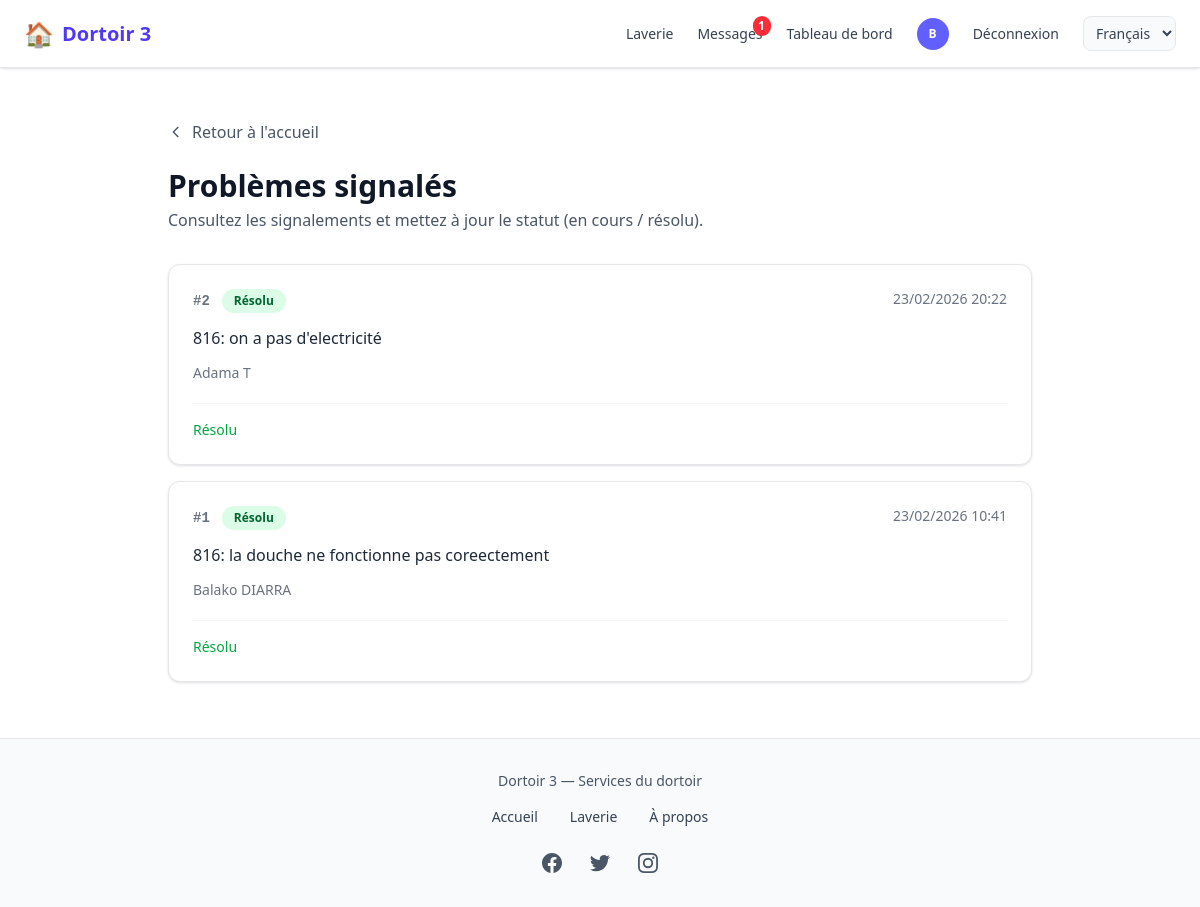
Screenshot of /signalements/agent/ (signed in) with the database file from the repository.
### comptes/models.py (models this page shows, shortened)
class CustomUser(AbstractUser):
    USER_TYPES = (
        ('ADMIN', 'Administrateur'),
        ('client', 'Client'),
        ('vendeur', 'Vendeur'),
        ('coursier', 'Coursier'),
    )
    user_type = models.CharField(max_length=22, choices=USER_TYPES, default="client")
    email = models.EmailField('Adresse email', unique=True,max_length=50)
    telephone = models.CharField(max_length=20, unique=True, blank=True)
    photo = models.ImageField(upload_to=user_photo_upload_to, null=True, blank=True)
    is_premium = models.BooleanField(default=False)
    GENRE = (('masculin', 'Masculin'), ('feminin', 'Féminin'))
    genre = models.CharField(max_length=22, choices=GENRE, null=True, blank=True)
    date_inscription = models.DateField(auto_now_add=True)
    latitude = models.DecimalField(max_digits=9, decimal_places=6, blank=True, null=True)
    longitude = models.DecimalField(max_digits=9, decimal_places=6, blank=True, null=True)
    last_activity = models.DateTimeField(null=True, blank=True, verbose_name="Dernière activité")
    REQUIRED_FIELDS = ['email', 'user_type']

### signalements/models.py (models this page shows, shortened)
class Signalement(models.Model):
    STATUT_CHOICES = [
        ('nouveau', 'Nouveau'),
        ('en_cours', 'En cours'),
        ('resolu', 'Résolu'),
    ]
    utilisateur = models.ForeignKey(
        settings.AUTH_USER_MODEL,
        on_delete=models.CASCADE,
        related_name='signalements',
    )
    description = models.TextField(help_text="Explication du problème")
    statut = models.CharField(max_length=20, choices=STATUT_CHOICES, default='nouveau')
    date_creation = models.DateTimeField(auto_now_add=True)
    class Meta:
        ordering = ['-date_creation']
        verbose_name = 'Signalement'
        verbose_name_plural = 'Signalements'

### signalements/views.py (the view)
# urls.py: path('agent/', views.agent_liste, name='agent_liste'),
@login_required
def agent_liste(request):
    if not is_agent(request.user):
        messages.error(request, 'Accès réservé aux agents.')
        return redirect('signalements:signaler')
    signalements = Signalement.objects.all().order_by('-date_creation')
    return render(request, 'signalements/agent/liste.html', {'signalements': signalements})

### comptes/context_processors.py (called while the page is built)
def notifications_context(request):
    context = {
        'pending_orders_count': 0,
        'packaged_orders_count': 0,
        'unread_messages_count': 0,
    }
    if request.user.is_authenticated:
        from chat.models import Message, Conversation
        conversations = Conversation.objects.filter(
            Q(participant1=request.user) | Q(participant2=request.user)
        )
        context['unread_messages_count'] = Message.objects.filter(
            Q(conversation__in=conversations) & ~Q(sender=request.user),
            lu=False
        ).count()
    return context

### laverie/models.py (called while the page is built)
    @classmethod
    def marquer_tickets_termines(cls):
        from django.utils import timezone
        now = timezone.now()
        return cls.objects.filter(
            statut__in=('reserve', 'en_cours'),
            fin__lt=now,
        ).update(statut='termine')

    @classmethod
    def marquer_tickets_en_cours(cls):
        from django.utils import timezone
        now = timezone.now()
        return cls.objects.filter(
            statut='reserve',
            debut__lte=now,
            fin__gte=now,
        ).update(statut='en_cours')

### signalements/views.py (called while the page is built)
def is_agent(user):
    return user.is_authenticated and getattr(user, 'user_type', None) == 'ADMIN'

### templates/signalements/agent/liste.html (shortened to what this page needs)
{% extends 'home.html' %}
{% load static %}
{% block contenu %}
<div class="max-w-4xl mx-auto py-6 px-3 sm:px-4">
    <a href="{% url 'home' %}" class="inline-flex items-center gap-2 text-gray-600 hover:text-gray-900 font-medium mb-6 transition">
        <svg class="w-4 h-4" fill="none" stroke="currentColor" viewBox="0 0 24 24"><path stroke-linecap="round" stroke-linejoin="round" stroke-width="2" d="M15 19l-7-7 7-7"/></svg>
        Retour à l'accueil
    </a>
    <header class="mb-8">
        <h1 class="text-2xl sm:text-3xl font-bold text-gray-900">Problèmes signalés</h1>
        <p class="text-gray-600 mt-1">Consultez les signalements et mettez à jour le statut (en cours / résolu).</p>
    </header>
    {% if signalements %}
    <div class="space-y-4">
        {% for s in signalements %}
        <article class="bg-white rounded-xl border border-gray-200 shadow-sm overflow-hidden hover:shadow-md transition-shadow">
            <div class="p-5 sm:p-6">
                <div class="flex flex-wrap items-start justify-between gap-3 mb-3">
                    <div class="flex items-center gap-3">
                        <span class="text-sm font-mono font-semibold text-gray-500">#{{ s.pk }}</span>
                        <span class="px-3 py-1 rounded-full text-xs font-semibold
                            {% if s.statut == 'nouveau' %}bg-amber-100 text-amber-800
                            {% elif s.statut == 'en_cours' %}bg-blue-100 text-blue-800
                            {% else %}bg-green-100 text-green-800{% endif %}">
                            {{ s.get_statut_display }}
                        </span>
                    </div>
                    <time class="text-sm text-gray-500" datetime="{{ s.date_creation|date:'c' }}">{{ s.date_creation|date:"d/m/Y H:i" }}</time>
                </div>
                <p class="text-gray-800 whitespace-pre-wrap leading-relaxed">{{ s.description }}</p>
                <p class="text-sm text-gray-500 mt-3">{{ s.utilisateur.get_full_name|default:s.utilisateur.email|default:"Utilisateur" }}</p>
                <div class="mt-5 pt-4 border-t border-gray-100 flex flex-wrap gap-2">
                    {% if s.statut == 'resolu' %}
                    <span class="text-sm text-green-600 font-medium">Résolu</span>
                    {% endif %}
                </div>
            </div>
        </article>
        {% endfor %}
    </div>
    {% endif %}
</div>
{% endblock %}

### templates/nav_footer/nav.html (shortened to what this page needs)
{% load static %}
{% load i18n %}
<nav class="hidden md:flex fixed top-0 left-0 w-full z-50 bg-white border-b border-gray-200 shadow-sm">
  <div class="flex items-center justify-between w-full max-w-7xl mx-auto px-6 py-4">
    <a href="{% url 'home' %}"
       class="flex items-center space-x-2 text-indigo-600 text-xl font-semibold hover:opacity-90 transition">
      <span class="text-2xl">🏠</span>
      <span>{% trans "Dortoir 3" %}</span>
    </a>
    <div class="flex items-center space-x-6 text-sm font-medium">
      <a href="{% url 'laverie:accueil' %}"
         class="text-gray-700 hover:text-indigo-500 transition">
        {% trans "Laverie" %}
      </a>
      {% if user.is_authenticated %}
        <a href="{% url 'chat:mes_conversations' %}"
           class="relative text-gray-700 hover:text-indigo-500 transition">
          {% trans "Messages" %}
          {% if unread_messages_count > 0 %}
            <span class="absolute -top-2 -right-2 bg-red-500 text-white text-xs font-bold rounded-full min-w-[18px] h-5 flex items-center justify-center">
              {{ unread_messages_count }}
            </span>
          {% endif %}
        </a>
        {% if user.user_type == 'ADMIN' %}
          <a href="{% url 'dashboard' %}"
             class="text-gray-700 hover:text-indigo-500 transition">
            {% trans "Dashboard" %}
          </a>
        {% endif %}
        <a href="{% url 'profile' %}" class="flex items-center">
          {% if user.photo %}
            <img src="{{ user.photo.url }}"
                 class="w-8 h-8 rounded-full object-cover border">
          {% else %}
            <div class="w-8 h-8 rounded-full bg-indigo-500 flex items-center justify-center text-white text-xs font-bold">
              {{ user.first_name|first|default:user.email|first|upper }}
            </div>
          {% endif %}
        </a>
        <a href="{% url 'logout' %}"
           class="text-gray-700 hover:text-red-500 transition">
          {% trans "Log out" %}
        </a>
      {% else %}
        <a href="{% url 'login' %}"
           class="text-gray-700 hover:text-indigo-500 transition">
          {% trans "Log in" %}
        </a>
      {% endif %}
      <form action="{% url 'set_language' %}" method="post" class="inline" id="lang-form-desktop">
        <select name="language" onchange="this.form.submit()" class="text-sm border border-gray-200 rounded-lg px-2 py-1.5 bg-gray-50 text-gray-700 cursor-pointer">
          {% get_current_language as CURRENT_LANG %}
          {% for code, name in LANGUAGES %}
          <option value="{{ code }}" {% if code == CURRENT_LANG %}selected{% endif %}>{{ name }}</option>
          {% endfor %}
        </select>
      </form>
    </div>
  </div>
</nav>
            {% get_current_language as CURRENT_LANG %}

### rows the page displays
CustomUser: first_name|first "B"
Signalement: pk "2", statut "Résolu", date_creation "23/02/2026 20:22", description "816: on a pas d'electricité", utilisateur.get_full_name "Adama T"
Signalement: pk "1", statut "Résolu", date_creation "23/02/2026 10:41", description "816: la douche ne fonctionne pas coreectement", utilisateur.get_full_name "Balako DIARRA"

### other values shown
{{ unread_messages_count }} "1"
form field language "Français"
